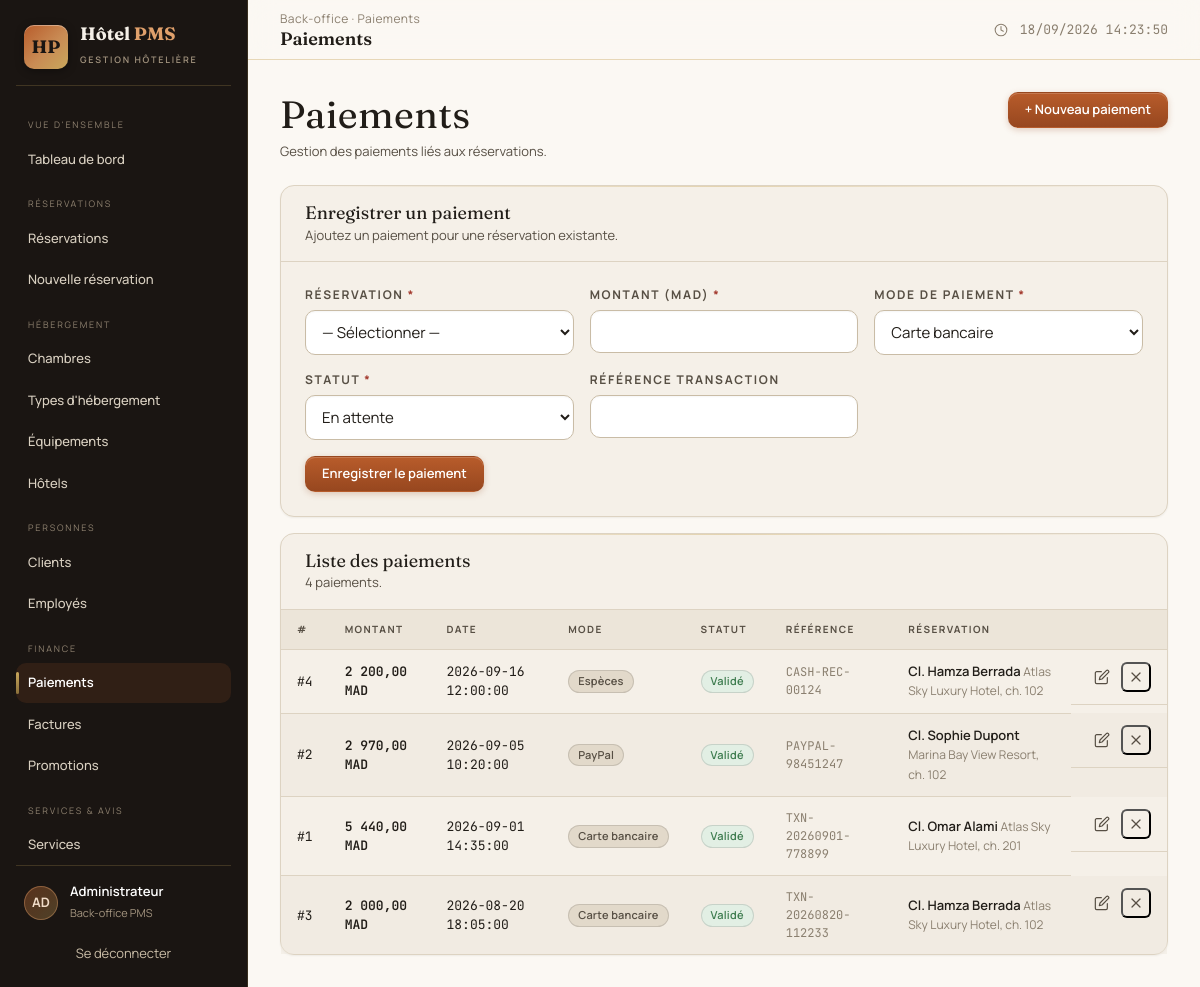
Screenshot of /paiements.php (signed in) with the database file from the repository.
### tables this page shows
CREATE TABLE paiement (
    id_paiement INT AUTO_INCREMENT PRIMARY KEY,
    id_reservation INT NOT NULL,
    montant DECIMAL(10,2) NOT NULL,
    date_paiement DATETIME DEFAULT CURRENT_TIMESTAMP,
    mode_paiement ENUM('Carte bancaire', 'Espèces', 'Virement', 'Chèque', 'PayPal') NOT NULL,
    statut_paiement ENUM('En attente', 'Validé', 'Refusé', 'Remboursé') DEFAULT 'En attente',
    reference_transaction VARCHAR(100) NULL,
    CONSTRAINT chk_paiement_montant CHECK (montant > 0),
    CONSTRAINT fk_paiement_reservation FOREIGN KEY (id_reservation) 
        REFERENCES reservation(id_reservation) 
        ON DELETE CASCADE 
        ON UPDATE CASCADE
);

CREATE TABLE client (
    id_client INT AUTO_INCREMENT PRIMARY KEY,
    nom VARCHAR(50) NOT NULL,
    prenom VARCHAR(50) NOT NULL,
    email VARCHAR(100) NOT NULL,
    mot_de_passe VARCHAR(255) NOT NULL,
    telephone VARCHAR(20) NULL,
    adresse VARCHAR(200) NULL,
    ville VARCHAR(50) NULL,
    pays VARCHAR(50) NULL,
    cin_passeport VARCHAR(30) NULL,
    date_naissance DATE NULL,
    date_inscription DATETIME DEFAULT CURRENT_TIMESTAMP,
    statut_fidelite ENUM('Standard', 'Silver', 'Gold', 'Platinum') DEFAULT 'Standard',
    CONSTRAINT uq_client_email UNIQUE (email),
    CONSTRAINT uq_client_cin_passeport UNIQUE (cin_passeport)
);

CREATE TABLE hotel (
    id_hotel INT AUTO_INCREMENT PRIMARY KEY,
    nom_hotel VARCHAR(100) NOT NULL,
    adresse VARCHAR(200) NOT NULL,
    ville VARCHAR(50) NOT NULL,
    pays VARCHAR(50) NOT NULL,
    telephone VARCHAR(20) NULL,
    email VARCHAR(100) NULL,
    categorie_etoiles TINYINT NULL,
    date_ouverture DATE NULL,
    created_at DATETIME DEFAULT CURRENT_TIMESTAMP,
    CONSTRAINT chk_hotel_etoiles CHECK (categorie_etoiles IS NULL OR (categorie_etoiles BETWEEN 1 AND 5))
);

CREATE TABLE chambre (
    id_chambre INT AUTO_INCREMENT PRIMARY KEY,
    id_hotel INT NOT NULL,
    id_type INT NOT NULL,
    numero_chambre VARCHAR(10) NOT NULL,
    etage TINYINT NULL,
    prix_nuit DECIMAL(10,2) NOT NULL,
    vue ENUM('Mer', 'Jardin', 'Ville', 'Piscine', 'Aucune') DEFAULT 'Aucune',
    fumeur BOOLEAN DEFAULT FALSE,
    statut_chambre ENUM('Disponible', 'Occupée', 'Maintenance', 'Nettoyage') DEFAULT 'Disponible',
    CONSTRAINT uq_chambre_hotel_numero UNIQUE (id_hotel, numero_chambre),
    CONSTRAINT chk_chambre_prix CHECK (prix_nuit >= 0),
    CONSTRAINT fk_chambre_hotel FOREIGN KEY (id_hotel) 
        REFERENCES hotel(id_hotel) 
        ON DELETE RESTRICT 
        ON UPDATE CASCADE,
    CONSTRAINT fk_chambre_type FOREIGN KEY (id_type) 
        REFERENCES type_hebergement(id_type) 
        ON DELETE RESTRICT 
        ON UPDATE CASCADE
);

### paiements.php (the view, shortened to what this page needs)
<?php
require_once __DIR__ . "/includes/header.php";
function statut_badge(string $s): string {
    $map = [
        "En attente" => "warn",
        "Validé"     => "ok",
        "Refusé"     => "bad",
        "Remboursé"  => "info",
    ];
    return '<span class="badge ' . ($map[$s] ?? "neutral") . '">' . htmlspecialchars($s) . '</span>';
}
function mode_badge(string $m): string {
    return '<span class="badge neutral">' . htmlspecialchars($m) . '</span>';
}
$paiements = $pdo->query(
    "SELECT p.*, c.prenom, c.nom, h.nom_hotel, ch.numero_chambre, r.date_arrivee
     FROM paiement p
     JOIN reservation r ON p.id_reservation = r.id_reservation
     JOIN client c ON r.id_client = c.id_client
     JOIN chambre ch ON r.id_chambre = ch.id_chambre
     JOIN hotel h ON ch.id_hotel = h.id_hotel
     ORDER BY p.date_paiement DESC"
)->fetchAll();
?>
<div class="page-head">
    <div>
        <h1>Paiements</h1>
        <p>Gestion des paiements liés aux réservations.</p>
    </div>
    <a href="paiements.php#form" class="btn primary">+ Nouveau paiement</a>
</div>
<div class="stack">
    <div class="card" id="form">
        <div class="card-head">
            <div>
                <h3>Enregistrer un paiement</h3>
                <p>Ajoutez un paiement pour une réservation existante.</p>
            </div>
        </div>
        <div class="card-body">
            <form method="POST" class="form-grid">
                <div class="form-group">
                    <label for="id_reservation">Réservation <span class="req">*</span></label>
                    <select id="id_reservation" name="id_reservation" required>
                        <option value="">— Sélectionner —</option>
                    </select>
                </div>
                <div class="form-group">
                    <label for="montant">Montant (MAD) <span class="req">*</span></label>
                    <input type="number" id="montant" name="montant" step="0.01" min="0.01" required>
                </div>
                <div class="form-group">
                    <label for="mode_paiement">Mode de paiement <span class="req">*</span></label>
                    <select id="mode_paiement" name="mode_paiement" required>
                        <?php foreach (["Carte bancaire","Espèces","Virement","Chèque","PayPal"] as $m): ?>
                            <option value="<?= htmlspecialchars($m) ?>"><?= htmlspecialchars($m) ?></option>
                        <?php endforeach; ?>
                    </select>
                </div>
                <div class="form-group">
                    <label for="statut_paiement">Statut <span class="req">*</span></label>
                    <select id="statut_paiement" name="statut_paiement" required>
                        <?php foreach (["En attente","Validé","Refusé","Remboursé"] as $s): ?>
                            <option value="<?= htmlspecialchars($s) ?>"><?= htmlspecialchars($s) ?></option>
                        <?php endforeach; ?>
                    </select>
                </div>
                <div class="form-group">
                    <label for="reference_transaction">Référence transaction</label>
                    <input type="text" id="reference_transaction" name="reference_transaction">
                </div>
                <div class="form-actions" style="grid-column: 1 / -1; margin-top:0">
                    <button type="submit" class="btn primary">Enregistrer le paiement</button>
                </div>
            </form>
        </div>
    </div>
    <div class="card">
        <div class="card-head">
            <div>
                <h3>Liste des paiements</h3>
                <p><?= count($paiements) ?> paiement<?= count($paiements) > 1 ? "s" : "" ?>.</p>
            </div>
        </div>
        <div class="card-body" style="padding:0">
            <div class="table-wrap">
                <table class="table">
                    <thead>
                        <tr>
                            <th>#</th>
                            <th>Montant</th>
                            <th>Date</th>
                            <th>Mode</th>
                            <th>Statut</th>
                            <th>Référence</th>
                            <th>Réservation</th>
                            <th></th>
                        </tr>
                    </thead>
                    <tbody>
                        <?php foreach ($paiements as $p): ?>
                            <tr>
                                <td class="mono">#<?= (int) $p["id_paiement"] ?></td>
                                <td class="num"><?= number_format((float) $p["montant"], 2, ",", " ") ?> MAD</td>
                                <td class="mono"><?= htmlspecialchars($p["date_paiement"]) ?></td>
                                <td><?= mode_badge($p["mode_paiement"]) ?></td>
                                <td><?= statut_badge($p["statut_paiement"]) ?></td>
                                <td class="cell-sub mono"><?= htmlspecialchars($p["reference_transaction"] ?? "—") ?></td>
                                <td>
                                    <span class="cell-main">Cl. <?= htmlspecialchars($p["prenom"] . " " . $p["nom"]) ?></span>
                                    <span class="cell-sub"><?= htmlspecialchars($p["nom_hotel"]) ?>, ch. <?= htmlspecialchars($p["numero_chambre"]) ?></span>
                                </td>
                                <td class="table-actions">
                                    <a href="reservation_detail.php?id=<?= (int) $p["id_reservation"] ?>" title="Dossier réservation" class="row-action">›</a>
                                    <form method="POST" style="display:inline" data-confirm="Supprimer ce paiement de <?= number_format((float) $p["montant"], 2, ",", " ") ?> MAD ?">
                                        <button type="submit" class="row-action danger" title="Supprimer">✕</button>
                                    </form>
                                </td>
                            </tr>
                        <?php endforeach; ?>
                    </tbody>
                </table>
            </div>
        </div>
    </div>
</div>
<?php require __DIR__ . "/includes/footer.php"; ?>

### rows the page displays
paiement: id_paiement "4", montant "2 200,00", date_paiement "2026-09-16 12:00:00", mode_paiement "Espèces", statut_paiement "Validé", reference_transaction "CASH-REC-00124", client.prenom+nom "Hamza Berrada", hotel.nom_hotel "Atlas Sky Luxury Hotel", chambre.numero_chambre "102"
paiement: id_paiement "2", montant "2 970,00", date_paiement "2026-09-05 10:20:00", mode_paiement "PayPal", statut_paiement "Validé", reference_transaction "PAYPAL-98451247", client.prenom+nom "Sophie Dupont", hotel.nom_hotel "Marina Bay View Resort", chambre.numero_chambre "102"
paiement: id_paiement "1", montant "5 440,00", date_paiement "2026-09-01 14:35:00", mode_paiement "Carte bancaire", statut_paiement "Validé", reference_transaction "TXN-20260901-778899", client.prenom+nom "Omar Alami", hotel.nom_hotel "Atlas Sky Luxury Hotel", chambre.numero_chambre "201"
paiement: id_paiement "3", montant "2 000,00", date_paiement "2026-08-20 18:05:00", mode_paiement "Carte bancaire", statut_paiement "Validé", reference_transaction "TXN-20260820-112233", client.prenom+nom "Hamza Berrada", hotel.nom_hotel "Atlas Sky Luxury Hotel", chambre.numero_chambre "102"

### other values shown
$label "VUE D'ENSEMBLE"
$title "Tableau de bord"
$label "RÉSERVATIONS"
$title "Réservations"
$title "Nouvelle réservation"
$label "HÉBERGEMENT"
$title "Chambres"
$title "Types d'hébergement"
$title "Équipements"
$title "Hôtels"
$label "PERSONNES"
$title "Clients"
$title "Employés"
$label "FINANCE"
$title "Paiements"
